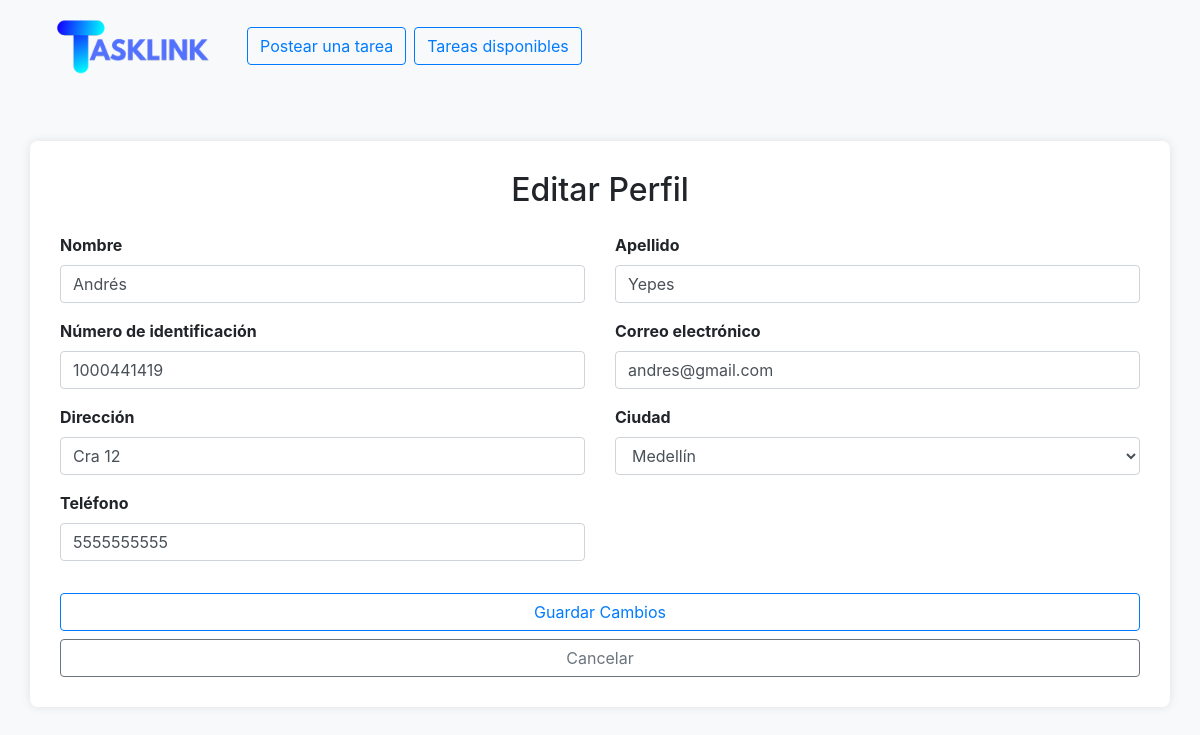
The app's page /editar_perfil (signed in) with its own data.
### tables this page shows
CREATE TABLE Usuarios (
    ID_usuario INTEGER PRIMARY KEY,
    Nombre TEXT NOT NULL,
    Apellido TEXT NOT NULL,
    Correo TEXT NOT NULL UNIQUE,
    Contrasena TEXT NOT NULL,
    ID_estado_usuario INTEGER,
    ID_tipo_usuario INTEGER,
    Identificacion TEXT NOT NULL UNIQUE,
    ID_ciudad INTEGER,
    Direccion TEXT,
    Telefono TEXT,
    FotoPerfil BLOB,
    FotoCedula BLOB,
    Fecha_creacion DATETIME DEFAULT CURRENT_TIMESTAMP,
    Fecha_actualizacion DATETIME DEFAULT CURRENT_TIMESTAMP,
    FOREIGN KEY (ID_estado_usuario) REFERENCES Estados_Usuarios(ID_estado_usuario),
    FOREIGN KEY (ID_tipo_usuario) REFERENCES Tipos_Usuarios(ID_tipo_usuario),
    FOREIGN KEY (ID_ciudad) REFERENCES Ciudades(ID_ciudad)
);

### app.py (the view)
@app.route('/editar_perfil', methods=['GET'])
@login_requerido
@verificar_usuario_activo
def editar_perfil():
    conn = get_db_connection()
    ciudades = conn.execute('SELECT ID_ciudad, Nombre FROM Ciudades').fetchall()
    conn.close()
    conn = get_db_connection()
    usuario = conn.execute('''
        SELECT U.*, C.Nombre AS Ciudad
        FROM Usuarios U
        LEFT JOIN Ciudades C ON U.ID_ciudad = C.ID_ciudad
        WHERE U.ID_usuario = ?
    ''', (session['user_id'],)).fetchone()
    conn.close()
    return render_template('editar_perfil.html', usuario=usuario, ciudades=ciudades)

### app.py (called while the page is built)
def get_db_connection():
    conn = sqlite3.connect('TaskLink.db')
    conn.row_factory = sqlite3.Row
    return conn

def login_requerido(f):
    @wraps(f)
    def decorador(*args, **kwargs):
        if 'user_id' not in session:
            return redirect(url_for('login'))
        return f(*args, **kwargs)
    return decorador

def verificar_usuario_activo(f):
    @wraps(f)
    def decorated_function(*args, **kwargs):
        usuario_id = session.get('user_id')  # Obtener el ID del usuario de la sesión
        if not usuario_id:
            flash('Debes iniciar sesión primero.', 'danger')
            return redirect(url_for('login'))
        conn = get_db_connection()
        estado_usuario = conn.execute(
            'SELECT ID_estado_usuario FROM Usuarios WHERE ID_usuario = ?',
            (usuario_id,)
        ).fetchone()
        conn.close()
        if estado_usuario and estado_usuario['ID_estado_usuario'] != 1:
            flash('Tu cuenta está inactiva y no puedes acceder a esta sección solo al perfil. Por favor, contacta al administrador.', 'warning')
            return redirect(url_for('index'))  # Redirige al usuario al índice
        return f(*args, **kwargs)
    return decorated_function

### templates/editar_perfil.html (shortened to what this page needs)
<!DOCTYPE html>
<html lang="es">
<head>
    <link href="https://maxcdn.bootstrapcdn.com/bootstrap/4.5.2/css/bootstrap.min.css" rel="stylesheet" />
    <link rel="stylesheet" href="/static/css/styles.css" />
</head>
<body>
    <nav class="navbar navbar-expand-lg bg-body-tertiary">
        <div class="container-fluid d-flex justify-content-between align-items-center">
            <div class="d-flex align-items-center">
                <a class="navbar-brand" href="{{ url_for('index') }}">
                    <img src="../static/images/LogoCompleto.png" alt="TaskLink Logo" width="200px">
                </a>
                <a class="btn btn-outline-primary mr-2" href="{{ url_for('agregar_solicitud') }}">Postear una tarea</a>
                <a class="btn btn-outline-primary mr-2" href="{{ url_for('tareas') }}">Tareas disponibles</a>
            </div>
        </div>
    </nav>
    <div class="container mt-5">
        <h2 class="text-center">Editar Perfil</h2>
        <form id="editProfileForm" action="/actualizar-perfil" method="POST" enctype="multipart/form-data" class="mt-4">
            <div class="row">
                <div class="col-md-6">
                    <div class="form-group">
                        <label for="nombre">Nombre</label>
                        <input type="text" class="form-control" id="nombre" name="nombre"
                            value="{{ usuario['Nombre'] }}" required />
                    </div>
                </div>
                <div class="col-md-6">
                    <div class="form-group">
                        <label for="apellido">Apellido</label>
                        <input type="text" class="form-control" id="apellido" name="apellido"
                            value="{{ usuario['Apellido'] }}" required />
                    </div>
                </div>
            </div>
            <div class="row">
                <div class="col-md-6">
                    <div class="form-group">
                        <label for="identificacion">Número de identificación</label>
                        <input type="text" class="form-control" id="identificacion" name="identificacion"
                            value="{{ usuario['Identificacion'] }}" required />
                    </div>
                </div>
                <div class="col-md-6">
                    <div class="form-group">
                        <label for="correo">Correo electrónico</label>
                        <input type="email" class="form-control" id="correo" name="correo"
                            value="{{ usuario['Correo'] }}" required />
                    </div>
                </div>
            </div>
            <div class="row">
                <div class="col-md-6">
                    <div class="form-group">
                        <label for="direccion">Dirección</label>
                        <input type="text" class="form-control" id="direccion" name="direccion"
                            value="{{ usuario['Direccion'] }}" />
                    </div>
                </div>
                <div class="col-md-6">
                    <div class="form-group">
                        <label for="ciudad">Ciudad</label>
                        {% if ciudades %}
                        <select class="form-control" id="ciudad" name="ciudad" required>
                            {% for ciudad in ciudades %}
                            <option value="{{ ciudad['ID_ciudad'] }}" {% if ciudad['Nombre']==usuario['Ciudad'] %}
                                selected {% endif %}>
                                {{ ciudad['Nombre'] }}
                            </option>
                            {% endfor %}
                        </select>
                        {% else %}
                        <select class="form-control" id="ciudad" disabled>
                            <option>No hay ciudades disponibles</option>
                        </select>
                        {% endif %}
                    </div>
                </div>
            </div>
            <div class="row">
                <div class="col-md-6">
                    <div class="form-group">
                        <label for="telefono">Teléfono</label>
                        <input type="text" class="form-control" id="telefono" name="telefono"
                            value="{{ usuario['Telefono'] }}" />
                    </div>
                </div>
            </div>
            <button type="submit" class="btn btn-outline-primary btn-block mt-3">Guardar Cambios</button>
            <a href="/profile" class="btn btn-outline-secondary btn-block mt-2">Cancelar</a>
        </form>
    </div>
</body>
</html>

### static/css/styles.css (style rules this page uses)
body { background-color: #f8f9fa; }
.container { background-color: white; border-radius: 8px; box-shadow: 0 0 10px rgba(0, 0, 0, 0.1); padding: 30px; margin-top: 50px; }
.form-group label { font-weight: bold; }
.form-control::placeholder { color: #aaa; }

### records on screen
Usuarios: nombre "Andrés", apellido "Yepes", identificacion "1000441419", correo "andres@gmail.com", direccion "Cra 12", telefono "5555555555"

### other values on screen
form field ciudad "Medellín"
